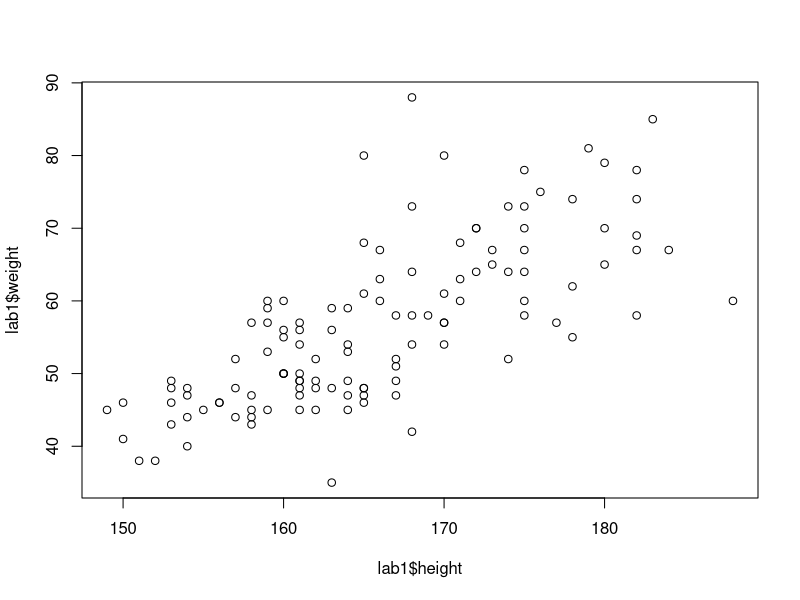

Generate this figure with R:
# Lab 1 (Part 1)
# Get familiar using R and RStudio

##################################################
# Task 1

# Set working directory
setwd("C:/My Files/MY REPOSITORIES/PS0002/Week01")

# a. Create a data frame 'lab1' by importing the 'lab1fixed.txt' file into R
var_lab1fixed <- c("id", "gender", "height", "weight", "siblings")
lab1 <- read.fwf("assets/lab1fixed.txt", col.names = var_lab1fixed,
    width = c(3, 1, 3, 2, 1))
plot(lab1$height, lab1$weight)

# b. Create a data frame 'lab1m' which contains all data for all male subjects
# how many males are there? ans=48
lab1m <- lab1[lab1[,2] == 'M', ]
length(lab1m[, 1])
# alternative:
attach(lab1)
nrow(lab1[gender == "M", ])

# c. Imort lab1test, then merge lab1 and lab1test into a data frame 'lab1merge'
# what are the test scores for individuals greater than 182cm? ans=55,76,54
lab1test <- read.table("assets/lab1test.txt", header = T)
lab1merge <- merge(lab1, lab1test, by = "id")
lab1merge[lab1merge[, 3] > 182, 6]

# d. Remove record related to subject 211 from the data to new df 'lab1remo'
attach(lab1merge)
lab1remo <- lab1merge[id != 211, ]

# e. Change 'lab1' subject 211 weight from 80kg to 60kg
lab1[id == 211, 4] <- 80

# f. Who is the second tallest female in this group?
# what are her height, weight, test score?
# ans = no73, height = 174, weight = 64, test = 57
lab1fsort <- lab1merge[gender == "F", ]
lab1fsort <- lab1fsort[rev(order(lab1fsort[, 3])), ]
lab1fsort[2, c(3, 4, 6)]
